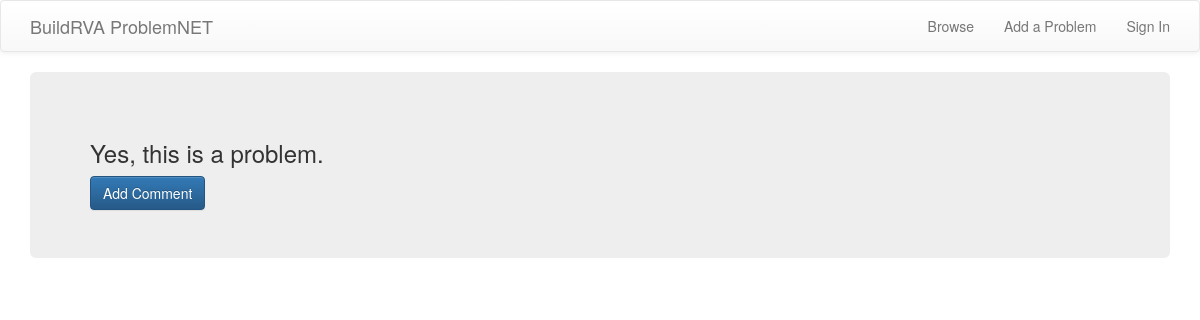
/problem/1/, run on an earlier commit of the app's database.
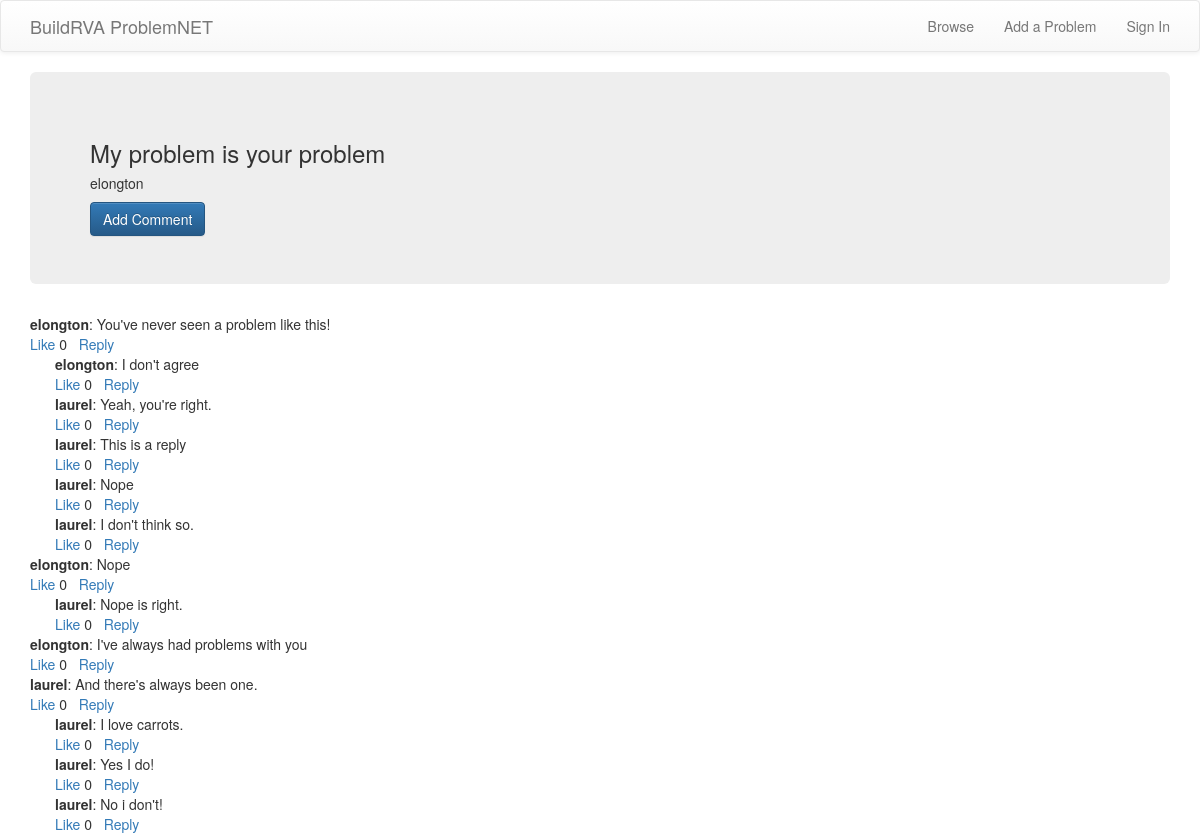
And on a later commit of the database.
### problems/models.py (models this page shows, shortened)
class Problem(models.Model):
    author = models.ForeignKey(User)
    text = models.TextField()
    create_date = models.DateTimeField(default=timezone.now)
    published_date = models.DateTimeField(blank=True, null=True)

class Comment(models.Model):
    problem = models.ForeignKey('problems.Problem', related_name='comments')
    author = models.ForeignKey(User)
    text = models.TextField()
    create_date = models.DateTimeField(default=timezone.now)
    approved_comment = models.BooleanField(default=False)
    likes = models.ManyToManyField(User, related_name='comment_likes')
    def total_likes(self):
        return self.likes.count()

class Reply(models.Model):
    comment = models.ForeignKey('problems.Comment', related_name='replies')
    author = models.ForeignKey(User)
    text = models.TextField()
    create_date = models.DateTimeField(default=timezone.now)
    approved_reply = models.BooleanField(default=False)
    likes = models.ManyToManyField(User, related_name='reply_likes')
    def total_likes(self):
        return self.likes.count()
    class Meta:
        verbose_name_plural = "replies"

### problems/views.py (the view)
# urls.py: url(r'^problem/(?P<pk>\d+)/$', views.ProblemDetailView.as_view(), name='problem_detail'),
class ProblemDetailView(DetailView):
    model = models.Problem
    context_object_name = 'problem'
    template_name = 'problems/problem_detail.html'

### problems/templates/problems/problem_detail.html
{% extends "sitewide/base.html" %}
{% block content %}
  <div class="jumbotron">
    <h3>{{problem.text}}</h3>
    <h5>{{problem.author}}</h5>
    <a class=" btn btn-primary btn-comment" href="{% url "problems:createcomment" pk=problem.pk %}">Add Comment</a>
  </div>
{% if problem.comments.all.count > 0 %}
  {% for comment in problem.comments.all %}
    <strong>{{comment.author}}</strong>: {{comment.text}}
    <br>
    <a href="{% url 'problems:likecomment' pk=comment.pk %}">Like</a>&nbsp;{{comment.total_likes}}&nbsp;&nbsp;
    <a href="{% url 'problems:createreply' pk=comment.pk %}">Reply</a>
    <br>
    {% for reply in comment.replies.all %}
    <div id="replydiv">
      <strong>{{reply.author}}</strong>: {{reply.text}}
      <br>
      <a href="{% url 'problems:likereply' pk=reply.pk %}">Like</a>&nbsp;{{reply.total_likes}}&nbsp;&nbsp;
      <a href="{% url 'problems:createreplyreply' pk=reply.pk %}">Reply</a>
    </div>
    {% endfor %}
  {% endfor%}
{% endif %}
{% endblock %}

What changed in the data, as far as the page shows it:
changed Problem: text "Yes, this is a problem." → "My problem is your problem"; author (not shown) → "elongton"
added Comment: author "elongton", text "You've never seen a problem like this!", total_likes "0"
now on this page (row unchanged): Reply: author "elongton", text "I don't agree", total_likes "0"
now on this page (row unchanged): Reply: author "laurel", text "Yeah, you're right.", total_likes "0", shown under "elongton"
now on this page (row unchanged): Reply: author "laurel", text "This is a reply", total_likes "0", shown under "elongton"
now on this page (row unchanged): Reply: author "laurel", text "Nope", total_likes "0", shown under "elongton"
now on this page (row unchanged): Reply: author "laurel", text "I don't think so.", total_likes "0", shown under "elongton"
added Comment: author "elongton", text "Nope", total_likes "0"
now on this page (row unchanged): Reply: author "laurel", text "Nope is right.", total_likes "0", shown under "elongton"
added Comment: author "elongton", text "I've always had problems with you", total_likes "0"
added Comment: author "laurel", text "And there's always been one.", total_likes "0"
now on this page (row unchanged): Reply: author "laurel", text "I love carrots.", total_likes "0"
now on this page (row unchanged): Reply: author "laurel", text "Yes I do!", total_likes "0"
now on this page (row unchanged): Reply: author "laurel", text "No i don't!", total_likes "0"
